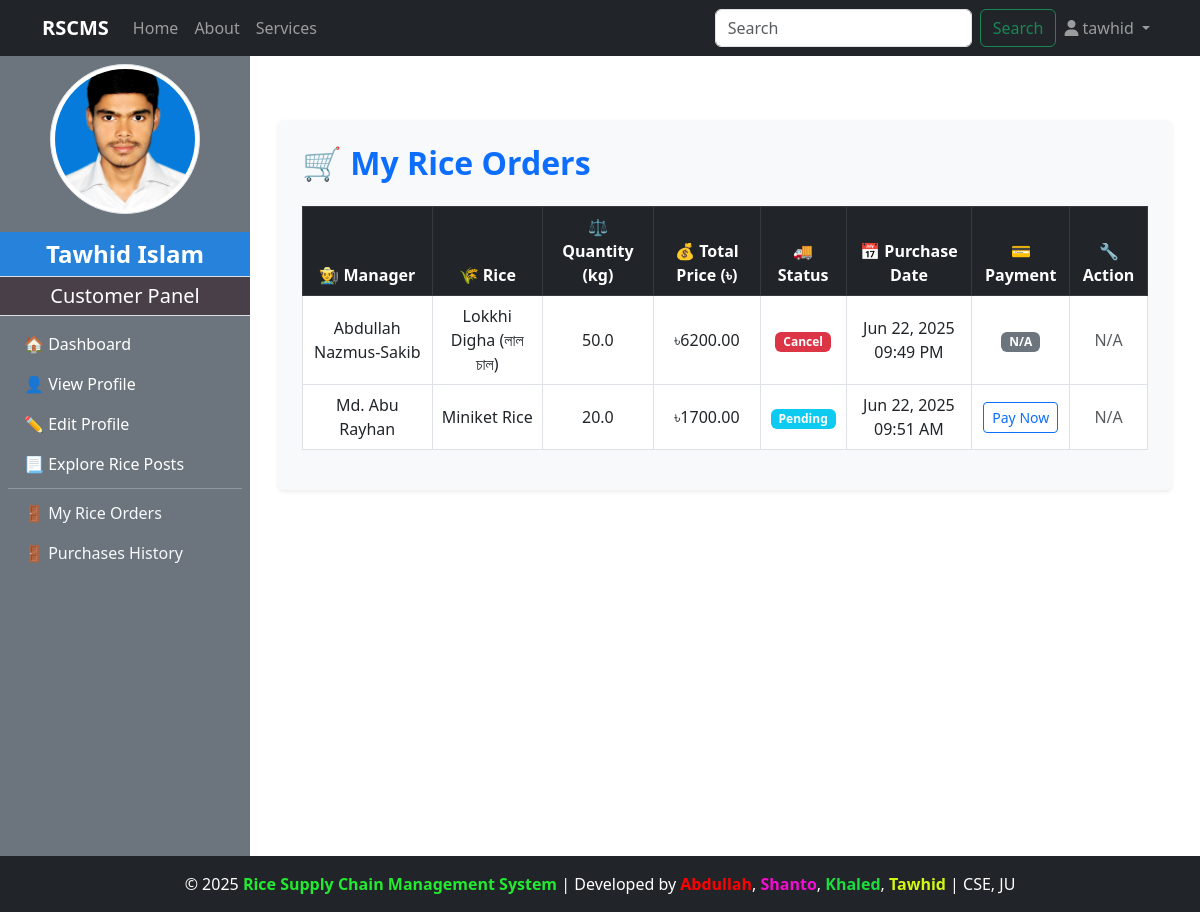
The app's page /customer/my_rice_orders/ (signed in), older data.
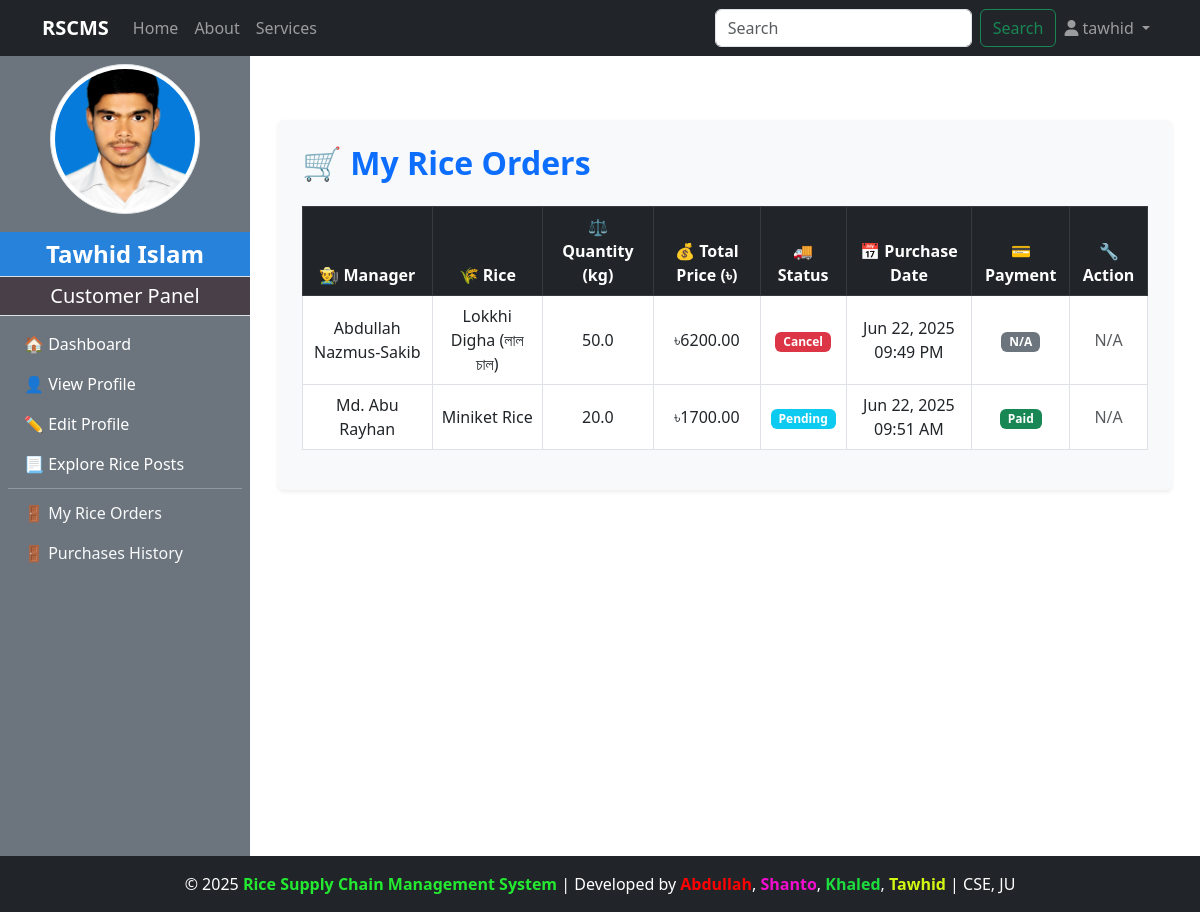
The same page, newer data.
### customer/models.py (models this page shows, shortened)
class Purchase_Rice(models.Model):
    STATUS_CHOICES = [
        ('Pending', 'Pending'),
        ('Accepted', 'Accepted'),
        ('Cancel', 'Cancel'),
        ('Shipping', 'Shipping'),
        ('Delivered', 'Delivered'),
        ('Successful', 'Successful'),
    ]
    customer = models.ForeignKey(CustomUser, on_delete=models.CASCADE, related_name='customer_rice_purchases')
    rice = models.ForeignKey(RicePost, on_delete=models.CASCADE, related_name='customer_rice_orders')
    quantity_purchased = models.FloatField()
    total_price = models.DecimalField(max_digits=10, decimal_places=2)
    profit_or_loss = models.DecimalField(max_digits=10, decimal_places=2, default=0)
    delivery_cost = models.DecimalField(max_digits=6, decimal_places=2, default=0)
    is_confirmed = models.BooleanField(default=False)
    payment = models.BooleanField(default=False)
    status = models.CharField(max_length=20, choices=STATUS_CHOICES, default='Pending')  # ✅ New field
    purchase_date = models.DateTimeField(auto_now_add=True)

### manager/models.py (models this page shows, shortened)
class RicePost(models.Model):
    manager = models.ForeignKey(CustomUser,on_delete=models.CASCADE, limit_choices_to={'role':'manager'},related_name="managerPost")
    rice_name = models.CharField(max_length=200, blank=True, null=True)
    quality = models.CharField(max_length=100)
    quantity_kg = models.FloatField()
    price_per_kg = models.DecimalField(max_digits=6, decimal_places=2)
    description = models.TextField()
    is_sold = models.BooleanField(default=False)
    rice_image = models.ImageField(upload_to="rice_image/",blank=True,null=True)
    created_at = models.DateTimeField(auto_now_add=True)

class ManagerProfile(models.Model):
    user = models.OneToOneField(CustomUser,on_delete=models.CASCADE,limit_choices_to={'role':'manager'},related_name="managerprofile")
    full_name = models.CharField(max_length=100)
    phone_number = models.CharField(max_length=11)
    transaction_password = models.CharField(blank=True)
    address = models.TextField()
    mill_name = models.CharField(max_length=100)
    mill_location = models.TextField()
    profile_image = models.ImageField(upload_to="manager_profile/",blank=True,null=True)
    experience_year = models.PositiveIntegerField(blank=True, null=True)
    bio = models.TextField(blank=True)
    created_at = models.DateTimeField(auto_now_add=True)

### accounts/models.py (models this page shows, shortened)
class CustomUser(AbstractUser):
    ROLE_CHOICES = (
        ('admin', 'Admin'),
        ('manager', 'Manager'),
        ('customer', 'Customer'),
        ('dealer', 'Dealer'),
    )
    role = models.CharField(max_length=20, choices=ROLE_CHOICES, default='admin')

### customer/views.py (the view)
# urls.py: path('my_rice_orders/', views.my_order_page, name='my_order_page'),
@login_required
@user_passes_test(lambda u: u.role == 'customer')
def my_order_page(request):
    orders = Purchase_Rice.objects.filter(customer=request.user).order_by("-purchase_date")
    return render(request, 'customer/my_order_page.html', {'orders': orders})

### admin_panel/context_processors.py (called while the page is built)
def admin_profile(request):
    if request.user.is_authenticated:
        try:
            admin = AdminProfile.objects.get(user=request.user)
            return {'admin': admin}
        except AdminProfile.DoesNotExist:
            return {}
    return {}

### customer/context_processors.py (called while the page is built)
def customer_profile(request):
    if request.user.is_authenticated:
        try:
            customer = CustomerProfile.objects.get(user=request.user)
            return {'customer': customer}
        except CustomerProfile.DoesNotExist:
            return {}
    return {}

### manager/context_processors.py (called while the page is built)
def manager_profile(request):
    if request.user.is_authenticated:
        try:
            manager = ManagerProfile.objects.get(user=request.user)
            return {'manager': manager}
        except ManagerProfile.DoesNotExist:
            return {}
    return {}

### customer/templates/customer/my_order_page.html (shortened to what this page needs)
{% extends "base.html" %}
{% load widget_tweaks %}
{% block content %}
<div class="container mt-5 px-4 py-4 rounded shadow-sm" style="background-color: #f8f9fa;">
    <h2 class="mb-4 fw-bold text-primary">🛒 My Rice Orders</h2>
    {% if orders %}
        <div class="table-responsive">
            <table class="table table-bordered table-hover align-middle text-center bg-white">
                <thead class="table-dark">
                    <tr>
                        <th>👨‍🌾 Manager</th>
                        <th>🌾 Rice</th>
                        <th>⚖️ Quantity (kg)</th>
                        <th>💰 Total Price (৳)</th>
                        <th>🚚 Status</th>
                        <th>📅 Purchase Date</th>
                        <th>💳 Payment</th>
                        <th>🔧 Action</th>
                    </tr>
                </thead>
                <tbody>
                    {% for order in orders %}
                        {% if order.status != "Successful" %}
                        <tr>
                            <td>{{ order.rice.manager.managerprofile.full_name }}</td>
                            <td>{{ order.rice.rice_name }}</td>
                            <td>{{ order.quantity_purchased }}</td>
                            <td>৳{{ order.total_price }}</td>
                            <td>
                                {% if order.status == "Cancel" %}
                                    <span class="badge bg-danger">{{ order.status }}</span>
                                {% else %}
                                    <span class="badge bg-info">{{ order.status }}</span>
                                {% endif %}
                            </td>
                            <td>{{ order.purchase_date|date:"M d, Y h:i A" }}</td>
                            <td>
                                {% if order.payment %}
                                    <span class="badge bg-success">Paid</span>
                                {% elif order.status == "Cancel" %}
                                    <span class="badge bg-secondary">N/A</span>
                                {% else %}
                                    <a href="{% url 'mock_customer_rice_payment' order.id %}" class="btn btn-sm btn-outline-primary">Pay Now</a>
                                {% endif %}
                            </td>
                            <td>
                                {% if order.status == "Delivered" %}
                                    {% if order.payment %}
                                        <form method="post" action="{% url 'confirm_delivery' order.id %}">
                                            {% csrf_token %}
                                            <button class="btn btn-sm btn-success">Confirm Delivery</button>
                                        </form>
                                    {% else %}
                                        <a href="{% url 'mock_customer_rice_payment' order.id %}" class="btn btn-sm btn-warning">Complete Payment</a>
                                    {% endif %}
                                {% elif order.status == "Cancel" %}
                                    {% if order.payment %}
                                        <span class="btn btn-sm btn-secondary" disabled>Refunding</span>
                                    {% else %}
                                        <span class="text-muted">N/A</span>
                                    {% endif %}
                                {% else %}
                                    <span class="text-muted">N/A</span>
                                {% endif %}
                            </td>
                        </tr>
                        {% endif %}
                    {% endfor %}
                </tbody>
            </table>
        </div>
    {% else %}
        <div class="alert alert-info text-center">
            You haven't ordered any rice yet.
        </div>
    {% endif %}
</div>
{% endblock %}

Row changes from the older to the newer data that the page shows:
changed Purchase_Rice "Jun 22, 2025 09:51 AM": payment "Pay Now" → "Paid"
